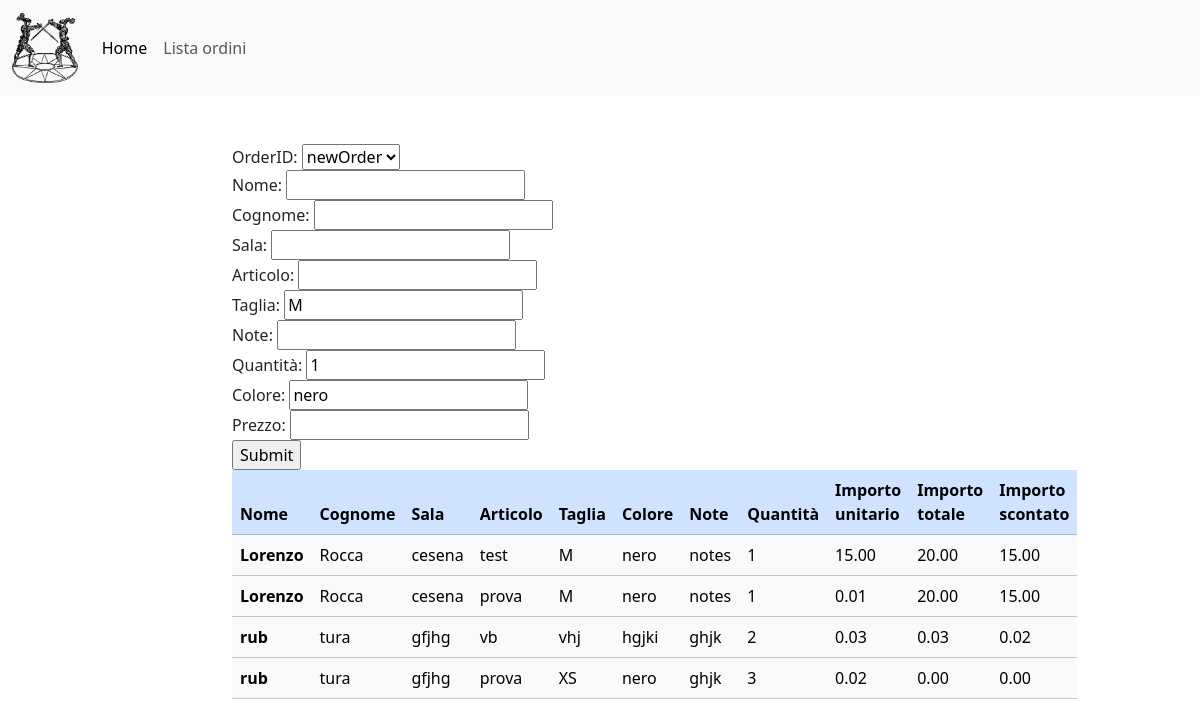
Page /orders/2/ on the earlier database version.
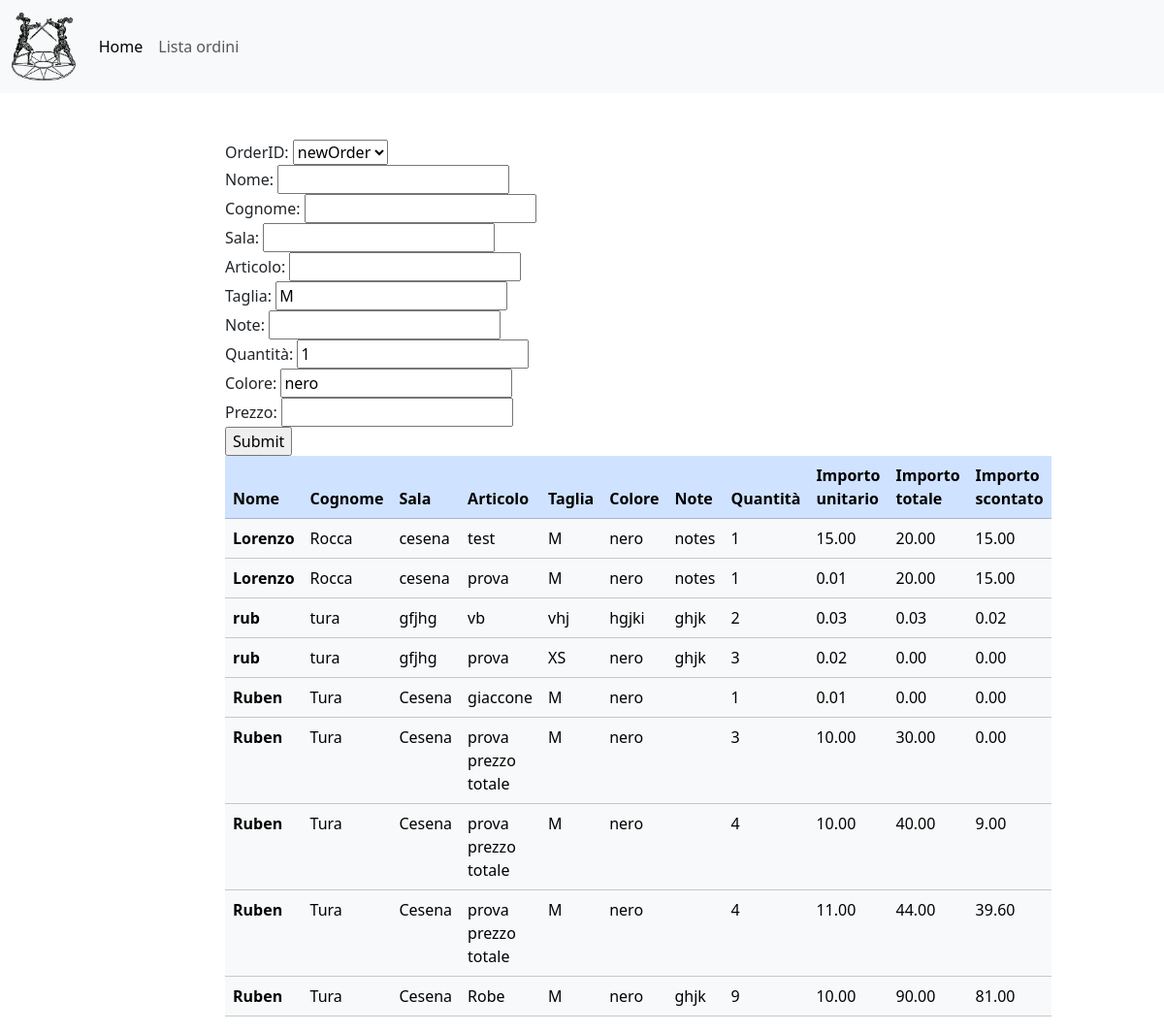
Same page on the later database version.
### orders/models.py (models this page shows, shortened)
class Entry(models.Model):
    orderID = models.ForeignKey(to="Order", on_delete=models.CASCADE)
    first_name = models.CharField(max_length=100)
    last_name = models.CharField(max_length=100)
    club = models.CharField(max_length=100)
    article = models.CharField(max_length=100)
    size = models.CharField(max_length=20, blank=True, default='M')
    additional_notes = models.CharField(max_length=200, blank=True, default='')
    quantity = models.IntegerField(default=1)
    colour = models.CharField(max_length=20, blank=True, default='nero')
    price = models.DecimalField(max_digits=7 ,decimal_places=2)
    total_price = models.DecimalField(max_digits=7 ,decimal_places=2, blank=True, default=0)
    discounted_price = models.DecimalField(max_digits=7 ,decimal_places=2, blank=True, default=0)

### orders/views.py (the view)
# urls.py: path('<int:id>/', order),
def order(request, id):
    if request.method == 'POST':
        form = EntryForm(request.POST)
        if form.is_valid():
            form.save()
    else:
        form = EntryForm(initial={'orderID': id})
    entries = Entry.objects.filter(orderID=id)
    context = {
        'entries': entries,
        'form': form.as_div(),
    }
    return render(request, 'order.html', context=context)

### orders/models.py (called while the page is built)
    def __str__(self):
        return self.title

### templates/order.html (shortened to what this page needs)
{% extends "base_generic.html" %}
        {% block content %}
        <div class="container">
            <div class="row">
                <div class="col-8 mx-auto mt-5">
                    <form action="" method="post" novalidate>
                        {{ form }}
                        <input type="submit" value="Submit">
                    </form>
                    <table class="table table-hover">
                        <thead>
                            <tr class="table-primary">
                              <th scope="col">Nome</th>
                              <th scope="col">Cognome</th>
                              <th scope="col">Sala</th>
                              <th scope="col">Articolo</th>
                              <th scope="col">Taglia</th>
                              <th scope="col">Colore</th>
                              <th scope="col">Note</th>
                              <th scope="col">Quantità</th>
                              <th scope="col">Importo unitario</th>
                              <th scope="col">Importo totale</th>
                              <th scope="col">Importo scontato</th>
                            </tr>
                          </thead>
                          <tbody>
                            {% for entry in entries %}
                            <tr class="table-light">
                                <th scope="row">{{ entry.first_name }}</th>
                                <td>{{ entry.last_name }}</td>
                                <td>{{ entry.club }}</td>
                                <td>{{ entry.article }}</td>
                                <td>{{ entry.size }}</td>
                                <td>{{ entry.colour }}</td>
                                <td>{{ entry.additional_notes }}</td>
                                <td>{{ entry.quantity }}</td>
                                <td>{{ entry.price }}</td>
                                <td>{{ entry.total_price }}</td>
                                <td>{{ entry.discounted_price }}</td>
                            </tr>
                            {% endfor %}
                          </tbody>
                    </table>
                </div>
            </div>
        </div>
        {% endblock %}

### templates/base_generic.html (shortened to what this page needs)
{% load static %}
<!DOCTYPE html>
<html>
    <head>
        <link href="https://cdn.jsdelivr.net/npm/bootstrap@5.3.3/dist/css/bootstrap.min.css" rel="stylesheet">
    </head>
    <body>
      <nav class="navbar navbar-expand-lg navbar-light bg-light">
        <div class="container-fluid">
          <a class="navbar-brand" href="#"><img src="{% static 'logo.png' %}" alt="Logo" style="max-height: 70px;"></a>
          <div class="collapse navbar-collapse" id="navbarNavDropdown">
            <ul class="navbar-nav">
              <li class="nav-item">
                <a class="nav-link active" aria-current="page" href="/">Home</a>
              </li>
              <li class="nav-item">
                <a class="nav-link" href="/orders">Lista ordini</a>
              </li>
            </ul>
          </div>
        </div>
      </nav>
      <div id="content">
        {% block content %}{% endblock %}
      </div>
    </body>
</html>

Differences in the rows shown:
added Entry: first_name "Ruben", last_name "Tura", club "Cesena", article "giaccone", size "M", colour "nero", quantity "1", price "0.01", total_price "0.00", discounted_price "0.00"
added Entry: first_name "Ruben", last_name "Tura", club "Cesena", article "prova prezzo totale", size "M", colour "nero", quantity "3", price "10.00", total_price "30.00", discounted_price "0.00"
added Entry: first_name "Ruben", last_name "Tura", club "Cesena", article "prova prezzo totale", size "M", colour "nero", quantity "4", price "10.00", total_price "40.00", discounted_price "9.00"
added Entry: first_name "Ruben", last_name "Tura", club "Cesena", article "prova prezzo totale", size "M", colour "nero", quantity "4", price "11.00", total_price "44.00", discounted_price "39.60"
added Entry: first_name "Ruben", last_name "Tura", club "Cesena", article "Robe", size "M", colour "nero", additional_notes "ghjk", quantity "9", price "10.00", total_price "90.00", discounted_price "81.00"
